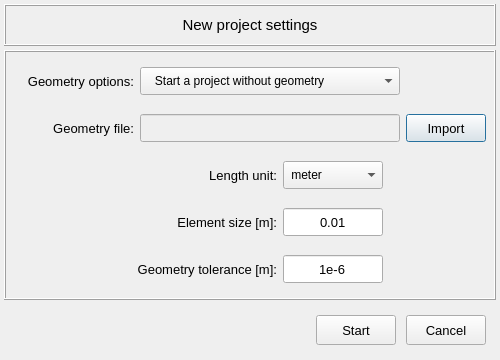
<?xml version="1.0" encoding="UTF-8"?>
<ui version="4.0">
 <class>Dialog</class>
 <widget class="QDialog" name="Dialog">
  <property name="geometry">
   <rect>
    <x>0</x>
    <y>0</y>
    <width>500</width>
    <height>360</height>
   </rect>
  </property>
  <property name="minimumSize">
   <size>
    <width>500</width>
    <height>360</height>
   </size>
  </property>
  <property name="maximumSize">
   <size>
    <width>500</width>
    <height>360</height>
   </size>
  </property>
  <property name="windowTitle">
   <string>OpenPulse</string>
  </property>
  <property name="styleSheet">
   <string notr="true"/>
  </property>
  <layout class="QGridLayout" name="gridLayout">
   <property name="leftMargin">
    <number>4</number>
   </property>
   <property name="topMargin">
    <number>4</number>
   </property>
   <property name="rightMargin">
    <number>4</number>
   </property>
   <property name="bottomMargin">
    <number>4</number>
   </property>
   <property name="spacing">
    <number>4</number>
   </property>
   <item row="0" column="0">
    <widget class="QFrame" name="frame_title">
     <property name="minimumSize">
      <size>
       <width>0</width>
       <height>42</height>
      </size>
     </property>
     <property name="maximumSize">
      <size>
       <width>16777215</width>
       <height>42</height>
      </size>
     </property>
     <property name="frameShape">
      <enum>QFrame::Box</enum>
     </property>
     <property name="frameShadow">
      <enum>QFrame::Raised</enum>
     </property>
     <layout class="QGridLayout" name="gridLayout_2">
      <property name="leftMargin">
       <number>4</number>
      </property>
      <property name="topMargin">
       <number>4</number>
      </property>
      <property name="rightMargin">
       <number>4</number>
      </property>
      <property name="bottomMargin">
       <number>4</number>
      </property>
      <property name="spacing">
       <number>4</number>
      </property>
      <item row="0" column="0">
       <widget class="QLabel" name="label">
        <property name="font">
         <font>
          <pointsize>11</pointsize>
          <weight>50</weight>
          <italic>false</italic>
          <bold>false</bold>
         </font>
        </property>
        <property name="frameShape">
         <enum>QFrame::NoFrame</enum>
        </property>
        <property name="frameShadow">
         <enum>QFrame::Raised</enum>
        </property>
        <property name="text">
         <string>New project settings</string>
        </property>
        <property name="alignment">
         <set>Qt::AlignCenter</set>
        </property>
       </widget>
      </item>
     </layout>
    </widget>
   </item>
   <item row="1" column="0">
    <widget class="QFrame" name="frame_center">
     <property name="minimumSize">
      <size>
       <width>0</width>
       <height>0</height>
      </size>
     </property>
     <property name="maximumSize">
      <size>
       <width>600</width>
       <height>360</height>
      </size>
     </property>
     <property name="frameShape">
      <enum>QFrame::Box</enum>
     </property>
     <property name="frameShadow">
      <enum>QFrame::Raised</enum>
     </property>
     <property name="lineWidth">
      <number>1</number>
     </property>
     <layout class="QGridLayout" name="gridLayout_4">
      <property name="leftMargin">
       <number>4</number>
      </property>
      <property name="topMargin">
       <number>6</number>
      </property>
      <property name="rightMargin">
       <number>4</number>
      </property>
      <property name="bottomMargin">
       <number>6</number>
      </property>
      <property name="horizontalSpacing">
       <number>6</number>
      </property>
      <property name="verticalSpacing">
       <number>4</number>
      </property>
      <item row="3" column="0">
       <widget class="QFrame" name="frame_6">
        <property name="minimumSize">
         <size>
          <width>252</width>
          <height>40</height>
         </size>
        </property>
        <property name="maximumSize">
         <size>
          <width>16777215</width>
          <height>40</height>
         </size>
        </property>
        <property name="frameShape">
         <enum>QFrame::NoFrame</enum>
        </property>
        <property name="frameShadow">
         <enum>QFrame::Raised</enum>
        </property>
        <layout class="QGridLayout" name="gridLayout_10">
         <property name="leftMargin">
          <number>6</number>
         </property>
         <property name="topMargin">
          <number>6</number>
         </property>
         <property name="rightMargin">
          <number>6</number>
         </property>
         <property name="bottomMargin">
          <number>6</number>
         </property>
         <item row="0" column="2">
          <widget class="QLineEdit" name="lineEdit_element_size">
           <property name="enabled">
            <bool>true</bool>
           </property>
           <property name="minimumSize">
            <size>
             <width>100</width>
             <height>28</height>
            </size>
           </property>
           <property name="maximumSize">
            <size>
             <width>100</width>
             <height>28</height>
            </size>
           </property>
           <property name="font">
            <font>
             <family>MS Shell Dlg 2</family>
             <pointsize>10</pointsize>
             <weight>50</weight>
             <italic>false</italic>
             <bold>false</bold>
            </font>
           </property>
           <property name="layoutDirection">
            <enum>Qt::LeftToRight</enum>
           </property>
           <property name="styleSheet">
            <string notr="true"/>
           </property>
           <property name="inputMethodHints">
            <set>Qt::ImhNone</set>
           </property>
           <property name="text">
            <string>0.01</string>
           </property>
           <property name="maxLength">
            <number>20</number>
           </property>
           <property name="frame">
            <bool>true</bool>
           </property>
           <property name="cursorPosition">
            <number>4</number>
           </property>
           <property name="alignment">
            <set>Qt::AlignCenter</set>
           </property>
           <property name="placeholderText">
            <string>&lt; Insert a value &gt;</string>
           </property>
          </widget>
         </item>
         <item row="0" column="1">
          <widget class="QLabel" name="label_element_size">
           <property name="minimumSize">
            <size>
             <width>160</width>
             <height>28</height>
            </size>
           </property>
           <property name="maximumSize">
            <size>
             <width>160</width>
             <height>28</height>
            </size>
           </property>
           <property name="font">
            <font>
             <pointsize>10</pointsize>
            </font>
           </property>
           <property name="text">
            <string>Element size [m]:</string>
           </property>
           <property name="alignment">
            <set>Qt::AlignRight|Qt::AlignTrailing|Qt::AlignVCenter</set>
           </property>
          </widget>
         </item>
         <item row="0" column="0">
          <spacer name="horizontalSpacer_2">
           <property name="orientation">
            <enum>Qt::Horizontal</enum>
           </property>
           <property name="sizeHint" stdset="0">
            <size>
             <width>40</width>
             <height>20</height>
            </size>
           </property>
          </spacer>
         </item>
         <item row="0" column="3">
          <spacer name="horizontalSpacer_3">
           <property name="orientation">
            <enum>Qt::Horizontal</enum>
           </property>
           <property name="sizeHint" stdset="0">
            <size>
             <width>40</width>
             <height>20</height>
            </size>
           </property>
          </spacer>
         </item>
        </layout>
       </widget>
      </item>
      <item row="4" column="0">
       <widget class="QFrame" name="frame">
        <property name="minimumSize">
         <size>
          <width>252</width>
          <height>40</height>
         </size>
        </property>
        <property name="maximumSize">
         <size>
          <width>16777215</width>
          <height>40</height>
         </size>
        </property>
        <property name="frameShape">
         <enum>QFrame::NoFrame</enum>
        </property>
        <property name="frameShadow">
         <enum>QFrame::Raised</enum>
        </property>
        <layout class="QGridLayout" name="gridLayout_3">
         <property name="leftMargin">
          <number>6</number>
         </property>
         <property name="topMargin">
          <number>6</number>
         </property>
         <property name="rightMargin">
          <number>6</number>
         </property>
         <property name="bottomMargin">
          <number>6</number>
         </property>
         <item row="0" column="0">
          <spacer name="horizontalSpacer_6">
           <property name="orientation">
            <enum>Qt::Horizontal</enum>
           </property>
           <property name="sizeHint" stdset="0">
            <size>
             <width>40</width>
             <height>20</height>
            </size>
           </property>
          </spacer>
         </item>
         <item row="0" column="1">
          <widget class="QLabel" name="label_geometry_tolerance">
           <property name="minimumSize">
            <size>
             <width>160</width>
             <height>28</height>
            </size>
           </property>
           <property name="maximumSize">
            <size>
             <width>160</width>
             <height>28</height>
            </size>
           </property>
           <property name="font">
            <font>
             <pointsize>10</pointsize>
            </font>
           </property>
           <property name="text">
            <string>Geometry tolerance [m]:</string>
           </property>
           <property name="alignment">
            <set>Qt::AlignRight|Qt::AlignTrailing|Qt::AlignVCenter</set>
           </property>
          </widget>
         </item>
         <item row="0" column="2">
          <widget class="QLineEdit" name="lineEdit_geometry_tolerance">
           <property name="enabled">
            <bool>true</bool>
           </property>
           <property name="minimumSize">
            <size>
             <width>100</width>
             <height>28</height>
            </size>
           </property>
           <property name="maximumSize">
            <size>
             <width>100</width>
             <height>28</height>
            </size>
           </property>
           <property name="font">
            <font>
             <family>MS Shell Dlg 2</family>
             <pointsize>10</pointsize>
             <weight>50</weight>
             <italic>false</italic>
             <bold>false</bold>
            </font>
           </property>
           <property name="layoutDirection">
            <enum>Qt::LeftToRight</enum>
           </property>
           <property name="styleSheet">
            <string notr="true"/>
           </property>
           <property name="inputMethodHints">
            <set>Qt::ImhNone</set>
           </property>
           <property name="text">
            <string>1e-6</string>
           </property>
           <property name="maxLength">
            <number>20</number>
           </property>
           <property name="frame">
            <bool>true</bool>
           </property>
           <property name="cursorPosition">
            <number>4</number>
           </property>
           <property name="alignment">
            <set>Qt::AlignCenter</set>
           </property>
           <property name="placeholderText">
            <string>&lt; Insert a value &gt;</string>
           </property>
          </widget>
         </item>
         <item row="0" column="3">
          <spacer name="horizontalSpacer_7">
           <property name="orientation">
            <enum>Qt::Horizontal</enum>
           </property>
           <property name="sizeHint" stdset="0">
            <size>
             <width>40</width>
             <height>20</height>
            </size>
           </property>
          </spacer>
         </item>
        </layout>
       </widget>
      </item>
      <item row="1" column="0">
       <widget class="QFrame" name="frame_3">
        <property name="minimumSize">
         <size>
          <width>252</width>
          <height>40</height>
         </size>
        </property>
        <property name="maximumSize">
         <size>
          <width>16777215</width>
          <height>40</height>
         </size>
        </property>
        <property name="frameShape">
         <enum>QFrame::NoFrame</enum>
        </property>
        <property name="frameShadow">
         <enum>QFrame::Raised</enum>
        </property>
        <layout class="QGridLayout" name="gridLayout_7">
         <property name="leftMargin">
          <number>4</number>
         </property>
         <property name="topMargin">
          <number>4</number>
         </property>
         <property name="rightMargin">
          <number>4</number>
         </property>
         <property name="bottomMargin">
          <number>4</number>
         </property>
         <property name="verticalSpacing">
          <number>4</number>
         </property>
         <item row="0" column="0">
          <widget class="QLabel" name="label_geometry_file">
           <property name="minimumSize">
            <size>
             <width>120</width>
             <height>28</height>
            </size>
           </property>
           <property name="maximumSize">
            <size>
             <width>120</width>
             <height>28</height>
            </size>
           </property>
           <property name="font">
            <font>
             <pointsize>10</pointsize>
            </font>
           </property>
           <property name="text">
            <string>Geometry file:</string>
           </property>
           <property name="alignment">
            <set>Qt::AlignRight|Qt::AlignTrailing|Qt::AlignVCenter</set>
           </property>
          </widget>
         </item>
         <item row="0" column="1">
          <widget class="QLineEdit" name="lineEdit_geometry_path">
           <property name="enabled">
            <bool>false</bool>
           </property>
           <property name="sizePolicy">
            <sizepolicy hsizetype="Expanding" vsizetype="Expanding">
             <horstretch>0</horstretch>
             <verstretch>0</verstretch>
            </sizepolicy>
           </property>
           <property name="minimumSize">
            <size>
             <width>260</width>
             <height>28</height>
            </size>
           </property>
           <property name="maximumSize">
            <size>
             <width>260</width>
             <height>28</height>
            </size>
           </property>
           <property name="sizeIncrement">
            <size>
             <width>0</width>
             <height>1</height>
            </size>
           </property>
           <property name="font">
            <font>
             <family>MS Shell Dlg 2</family>
             <pointsize>10</pointsize>
             <weight>50</weight>
             <italic>false</italic>
             <bold>false</bold>
            </font>
           </property>
           <property name="toolTip">
            <string>&lt;html&gt;&lt;head/&gt;&lt;body&gt;&lt;p&gt;Geometry file&lt;/p&gt;&lt;/body&gt;&lt;/html&gt;</string>
           </property>
           <property name="styleSheet">
            <string notr="true"/>
           </property>
           <property name="alignment">
            <set>Qt::AlignCenter</set>
           </property>
          </widget>
         </item>
         <item row="0" column="2">
          <widget class="QPushButton" name="pushButton_import_geometry">
           <property name="enabled">
            <bool>true</bool>
           </property>
           <property name="sizePolicy">
            <sizepolicy hsizetype="Expanding" vsizetype="Expanding">
             <horstretch>0</horstretch>
             <verstretch>0</verstretch>
            </sizepolicy>
           </property>
           <property name="minimumSize">
            <size>
             <width>80</width>
             <height>28</height>
            </size>
           </property>
           <property name="maximumSize">
            <size>
             <width>80</width>
             <height>28</height>
            </size>
           </property>
           <property name="sizeIncrement">
            <size>
             <width>0</width>
             <height>1</height>
            </size>
           </property>
           <property name="font">
            <font>
             <pointsize>10</pointsize>
            </font>
           </property>
           <property name="styleSheet">
            <string notr="true"/>
           </property>
           <property name="text">
            <string>Import</string>
           </property>
           <property name="icon">
            <iconset>
             <normaloff>../data/icons/020-search.png</normaloff>../data/icons/020-search.png</iconset>
           </property>
          </widget>
         </item>
        </layout>
       </widget>
      </item>
      <item row="2" column="0">
       <widget class="QFrame" name="frame_5">
        <property name="minimumSize">
         <size>
          <width>252</width>
          <height>40</height>
         </size>
        </property>
        <property name="maximumSize">
         <size>
          <width>16777215</width>
          <height>40</height>
         </size>
        </property>
        <property name="frameShape">
         <enum>QFrame::NoFrame</enum>
        </property>
        <property name="frameShadow">
         <enum>QFrame::Raised</enum>
        </property>
        <layout class="QGridLayout" name="gridLayout_9">
         <property name="leftMargin">
          <number>6</number>
         </property>
         <property name="topMargin">
          <number>6</number>
         </property>
         <property name="rightMargin">
          <number>6</number>
         </property>
         <property name="bottomMargin">
          <number>6</number>
         </property>
         <item row="0" column="0">
          <spacer name="horizontalSpacer_4">
           <property name="orientation">
            <enum>Qt::Horizontal</enum>
           </property>
           <property name="sizeHint" stdset="0">
            <size>
             <width>40</width>
             <height>20</height>
            </size>
           </property>
          </spacer>
         </item>
         <item row="0" column="1">
          <widget class="QLabel" name="label_length_unit">
           <property name="minimumSize">
            <size>
             <width>160</width>
             <height>28</height>
            </size>
           </property>
           <property name="maximumSize">
            <size>
             <width>160</width>
             <height>28</height>
            </size>
           </property>
           <property name="font">
            <font>
             <pointsize>10</pointsize>
            </font>
           </property>
           <property name="text">
            <string>Length unit:</string>
           </property>
           <property name="alignment">
            <set>Qt::AlignRight|Qt::AlignTrailing|Qt::AlignVCenter</set>
           </property>
          </widget>
         </item>
         <item row="0" column="2">
          <widget class="QComboBox" name="comboBox_length_unit">
           <property name="minimumSize">
            <size>
             <width>100</width>
             <height>28</height>
            </size>
           </property>
           <property name="maximumSize">
            <size>
             <width>100</width>
             <height>28</height>
            </size>
           </property>
           <property name="font">
            <font>
             <pointsize>9</pointsize>
            </font>
           </property>
           <property name="styleSheet">
            <string notr="true"/>
           </property>
           <item>
            <property name="text">
             <string> meter</string>
            </property>
           </item>
           <item>
            <property name="text">
             <string> millimeter</string>
            </property>
           </item>
           <item>
            <property name="text">
             <string> inch</string>
            </property>
           </item>
          </widget>
         </item>
         <item row="0" column="3">
          <spacer name="horizontalSpacer_5">
           <property name="orientation">
            <enum>Qt::Horizontal</enum>
           </property>
           <property name="sizeHint" stdset="0">
            <size>
             <width>89</width>
             <height>19</height>
            </size>
           </property>
          </spacer>
         </item>
        </layout>
       </widget>
      </item>
      <item row="0" column="0">
       <widget class="QFrame" name="frame_2">
        <property name="minimumSize">
         <size>
          <width>252</width>
          <height>40</height>
         </size>
        </property>
        <property name="maximumSize">
         <size>
          <width>16777215</width>
          <height>40</height>
         </size>
        </property>
        <property name="frameShape">
         <enum>QFrame::NoFrame</enum>
        </property>
        <property name="frameShadow">
         <enum>QFrame::Raised</enum>
        </property>
        <layout class="QGridLayout" name="gridLayout_5">
         <property name="leftMargin">
          <number>4</number>
         </property>
         <property name="topMargin">
          <number>4</number>
         </property>
         <property name="rightMargin">
          <number>4</number>
         </property>
         <property name="bottomMargin">
          <number>4</number>
         </property>
         <property name="horizontalSpacing">
          <number>6</number>
         </property>
         <property name="verticalSpacing">
          <number>4</number>
         </property>
         <item row="0" column="0">
          <widget class="QLabel" name="label_project_name_2">
           <property name="minimumSize">
            <size>
             <width>120</width>
             <height>28</height>
            </size>
           </property>
           <property name="maximumSize">
            <size>
             <width>120</width>
             <height>28</height>
            </size>
           </property>
           <property name="font">
            <font>
             <pointsize>10</pointsize>
            </font>
           </property>
           <property name="text">
            <string>Geometry options:</string>
           </property>
           <property name="alignment">
            <set>Qt::AlignRight|Qt::AlignTrailing|Qt::AlignVCenter</set>
           </property>
          </widget>
         </item>
         <item row="0" column="1">
          <widget class="QComboBox" name="comboBox_start_project">
           <property name="minimumSize">
            <size>
             <width>260</width>
             <height>28</height>
            </size>
           </property>
           <property name="maximumSize">
            <size>
             <width>260</width>
             <height>28</height>
            </size>
           </property>
           <property name="font">
            <font>
             <pointsize>9</pointsize>
            </font>
           </property>
           <property name="styleSheet">
            <string notr="true"/>
           </property>
           <property name="currentIndex">
            <number>1</number>
           </property>
           <item>
            <property name="text">
             <string>   Start a project with geometry file</string>
            </property>
           </item>
           <item>
            <property name="text">
             <string>   Start a project without geometry</string>
            </property>
           </item>
          </widget>
         </item>
         <item row="0" column="2">
          <widget class="QFrame" name="frame_4">
           <property name="minimumSize">
            <size>
             <width>80</width>
             <height>28</height>
            </size>
           </property>
           <property name="maximumSize">
            <size>
             <width>80</width>
             <height>28</height>
            </size>
           </property>
           <property name="frameShape">
            <enum>QFrame::NoFrame</enum>
           </property>
           <property name="frameShadow">
            <enum>QFrame::Raised</enum>
           </property>
          </widget>
         </item>
        </layout>
       </widget>
      </item>
     </layout>
    </widget>
   </item>
   <item row="2" column="0">
    <widget class="QFrame" name="frame_buttons">
     <property name="minimumSize">
      <size>
       <width>0</width>
       <height>52</height>
      </size>
     </property>
     <property name="maximumSize">
      <size>
       <width>16777215</width>
       <height>52</height>
      </size>
     </property>
     <property name="frameShape">
      <enum>QFrame::NoFrame</enum>
     </property>
     <property name="frameShadow">
      <enum>QFrame::Raised</enum>
     </property>
     <layout class="QGridLayout" name="gridLayout_6">
      <property name="leftMargin">
       <number>10</number>
      </property>
      <property name="topMargin">
       <number>0</number>
      </property>
      <property name="rightMargin">
       <number>10</number>
      </property>
      <property name="bottomMargin">
       <number>0</number>
      </property>
      <property name="horizontalSpacing">
       <number>10</number>
      </property>
      <item row="0" column="1">
       <widget class="QPushButton" name="pushButton_start_project">
        <property name="sizePolicy">
         <sizepolicy hsizetype="Expanding" vsizetype="Expanding">
          <horstretch>0</horstretch>
          <verstretch>0</verstretch>
         </sizepolicy>
        </property>
        <property name="minimumSize">
         <size>
          <width>80</width>
          <height>30</height>
         </size>
        </property>
        <property name="maximumSize">
         <size>
          <width>80</width>
          <height>30</height>
         </size>
        </property>
        <property name="sizeIncrement">
         <size>
          <width>0</width>
          <height>1</height>
         </size>
        </property>
        <property name="font">
         <font>
          <pointsize>10</pointsize>
         </font>
        </property>
        <property name="styleSheet">
         <string notr="true"/>
        </property>
        <property name="text">
         <string>Start</string>
        </property>
       </widget>
      </item>
      <item row="0" column="2">
       <widget class="QPushButton" name="pushButton_cancel">
        <property name="sizePolicy">
         <sizepolicy hsizetype="Expanding" vsizetype="Expanding">
          <horstretch>0</horstretch>
          <verstretch>0</verstretch>
         </sizepolicy>
        </property>
        <property name="minimumSize">
         <size>
          <width>80</width>
          <height>30</height>
         </size>
        </property>
        <property name="maximumSize">
         <size>
          <width>80</width>
          <height>30</height>
         </size>
        </property>
        <property name="sizeIncrement">
         <size>
          <width>0</width>
          <height>1</height>
         </size>
        </property>
        <property name="font">
         <font>
          <pointsize>10</pointsize>
         </font>
        </property>
        <property name="styleSheet">
         <string notr="true"/>
        </property>
        <property name="text">
         <string>Cancel</string>
        </property>
       </widget>
      </item>
      <item row="0" column="0">
       <spacer name="horizontalSpacer">
        <property name="orientation">
         <enum>Qt::Horizontal</enum>
        </property>
        <property name="sizeHint" stdset="0">
         <size>
          <width>40</width>
          <height>20</height>
         </size>
        </property>
       </spacer>
      </item>
     </layout>
    </widget>
   </item>
  </layout>
 </widget>
 <tabstops>
  <tabstop>pushButton_start_project</tabstop>
  <tabstop>pushButton_cancel</tabstop>
 </tabstops>
 <resources/>
 <connections/>
</ui>
